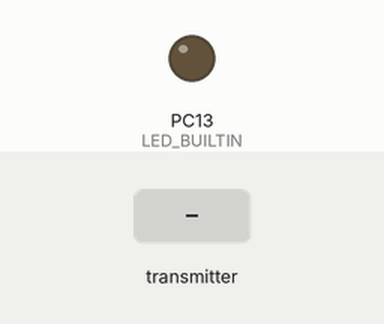
Simulated run of this sketch. Board: STM32 Blue Pill. Parts: output pins drawn as LEDs (lit = HIGH). Dashed ring = blinking. The inputs (shaded band) are chosen by the test bench. No radio packets arrive unless stated; the modem accepts every AT command (registered, SIM ready, sends succeed) and sends nothing else.

Above: at 1.2 s.
1.3 s: the transmitter starts sending batch = 0
At 1.51 s:
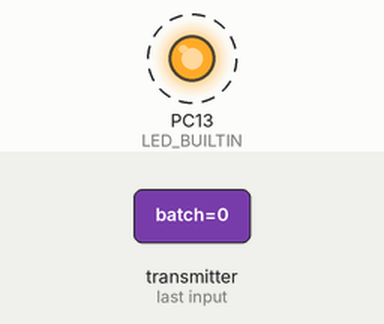
4.3 s: the transmitter starts sending batch = 64
At 4.3 s:
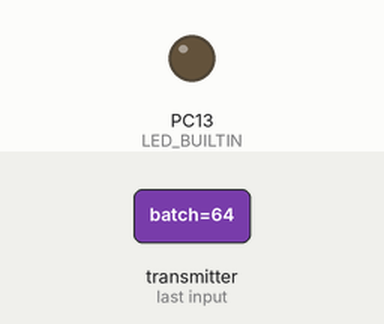
Timing chart, 0 to 7.3 s (numbered marks = the images above; inputs shaded):
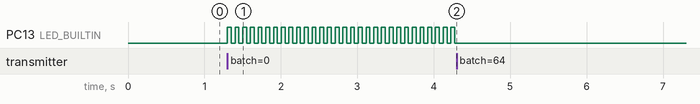

Measured:
- after the input at 1.3 s, PC13 (LED_BUILTIN): alternates HIGH for 0.05 s and LOW for 0.05 s, starting at once
- after the input at 4.3 s, PC13 (LED_BUILTIN): stops changing and stays LOW

The sketch:

test_basic_rf_communication.ino
```cpp
// generic board

#include <SPI.h>
#include <RF24.h>
#include <nRF24L01.h>
#include <string.h>

#define BASE

// sma board
#define LED_BUILTIN PC13
#define RF_CE   PB2
#define RF_CSN  PB10
#define RF_SPI_MOSI PB15
#define RF_SPI_MISO PB14
#define RF_SPI_SCK PB13

// ipx board
// #define LED_BUILTIN PC13
// #define RF_CE   PA12
// #define RF_CSN  PA11
// #define RF_SPI_MOSI PB15
// #define RF_SPI_MISO PB14
// #define RF_SPI_SCK PB10

// pcb board
// #define LED_BUILTIN PC13
// #define RF_CE   PB12
// #define RF_CSN  PB13
// #define RF_SPI_MOSI PB15
// #define RF_SPI_MISO PB14
// #define RF_SPI_SCK PB10

#define PACKET_TOTAL 30
#define RF_RECEIVE_SIZE 30

struct PACKET
{
  uint8_t batch = 0;
  uint8_t data[RF_RECEIVE_SIZE];
};
PACKET packet;

const uint64_t ADDR_BASE_TO_ALL = 0xAABBCCDD11LL;

#ifdef BASE
const uint64_t ADDR_ROVER_TO_BASE[] = {
  0xAABBCCDD21LL,
  0xAABBCCDD22LL,
  0xAABBCCDD23LL,
  0xAABBCCDD24LL,
};
uint8_t PACKET_SEND = PACKET_TOTAL;
uint8_t PACKET_REC = 1;
#else
const uint64_t ADDR_ROVER_TO_BASE = 0xAABBCCDD21LL;
uint8_t PACKET_SEND = 1;
uint8_t PACKET_REC = PACKET_TOTAL;
#endif

HardwareSerial SerialLog(PA10, PA9);

SPIClass RF_SPI(RF_SPI_MOSI, RF_SPI_MISO, RF_SPI_SCK); // MOSI, MISO, SCK
RF24 radio(RF_CE, RF_CSN);

unsigned long last_rtcm_rx_ms = 0;
unsigned long last_report_ms = 0;

void setup() {
  // put your setup code here, to run once:
  SerialLog.begin(115200);
  pinMode(LED_BUILTIN, OUTPUT);

  RF_Init();

  for(uint8_t i = 0; i < RF_RECEIVE_SIZE; i++)
  {
    packet.data[i] = i;
  }

  SerialLog.println("Inited!");
}

void loop() {
  // put your main code here, to run repeatedly:
  if (radio.available()) {
    PACKET packet_rec;
    radio.read(&packet_rec, sizeof(packet_rec));
    SerialLog.write(packet.data, sizeof(packet.data));
    last_rtcm_rx_ms = millis();

    if (packet_rec.batch == PACKET_REC - 1)
      digitalWrite(LED_BUILTIN, !digitalRead(LED_BUILTIN));
  }

  if (millis() - last_report_ms >= 1000 && millis() - last_rtcm_rx_ms > 200) {
    last_report_ms = millis();
    send();
  }
}

void send()
{
  radio.stopListening();

  bool res = false;
  for(uint8_t i = 0; i < PACKET_SEND; i++)
  {
    packet.batch = i;
    if(!radio.write(&packet, sizeof(packet))){
      radio.flush_tx();
      res = false;
    }
    else
    {
      res = true;
    }
    delayMicroseconds(50);
  }
  radio.startListening();
}

void RF_Init() {
  if (!radio.begin(&RF_SPI))
  {
    SerialLog.println("Module cannot start..");
  }
  radio.setDataRate(RF24_2MBPS); // RF24_250KBPS, RF24_1MBPS, RF24_2MBPS
  radio.setPALevel(RF24_PA_MIN);
  radio.setChannel(124);

#ifdef BASE
  radio.openWritingPipe(ADDR_BASE_TO_ALL);
  for (int i = 0; i < 4; i++) {
    radio.openReadingPipe(i + 1, ADDR_ROVER_TO_BASE[i]);
  }
#else
  radio.openReadingPipe(1, ADDR_BASE_TO_ALL);
  radio.openWritingPipe(ADDR_ROVER_TO_BASE);
#endif

  if (!radio.available())
  {
    SerialLog.println("Don't connect to RX...!!");
    SerialLog.println("Waiting.......");
  }

  radio.startListening();
}
```
